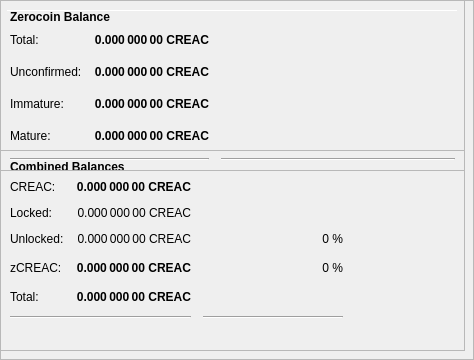
        <widget class="QFrame" name="frameObfuscation">
         <property name="minimumSize">
          <size>
           <width>0</width>
           <height>350</height>
          </size>
         </property>
         <property name="layoutDirection">
          <enum>Qt::LeftToRight</enum>
         </property>
         <property name="frameShape">
          <enum>QFrame::StyledPanel</enum>
         </property>
         <property name="frameShadow">
          <enum>QFrame::Raised</enum>
         </property>
         <widget class="QPushButton" name="runAutoDenom">
          <property name="geometry">
           <rect>
            <x>251</x>
            <y>17</y>
            <width>1</width>
            <height>1</height>
           </rect>
          </property>
          <property name="palette">
           <palette>
            <active>
             <colorrole role="WindowText">
              <brush brushstyle="SolidPattern">
               <color alpha="255">
                <red>0</red>
                <green>0</green>
                <blue>0</blue>
               </color>
              </brush>
             </colorrole>
             <colorrole role="Button">
              <brush brushstyle="SolidPattern">
               <color alpha="255">
                <red>239</red>
                <green>238</green>
                <blue>238</blue>
               </color>
              </brush>
             </colorrole>
             <colorrole role="Light">
              <brush brushstyle="SolidPattern">
               <color alpha="255">
                <red>255</red>
                <green>255</green>
                <blue>255</blue>
               </color>
              </brush>
             </colorrole>
             <colorrole role="Midlight">
              <brush brushstyle="SolidPattern">
               <color alpha="255">
                <red>247</red>
                <green>246</green>
                <blue>246</blue>
               </color>
              </brush>
             </colorrole>
             <colorrole role="Dark">
              <brush brushstyle="SolidPattern">
               <color alpha="255">
                <red>119</red>
                <green>119</green>
                <blue>119</blue>
               </color>
              </brush>
             </colorrole>
             <colorrole role="Mid">
              <brush brushstyle="SolidPattern">
               <color alpha="255">
                <red>159</red>
                <green>159</green>
                <blue>159</blue>
               </color>
              </brush>
             </colorrole>
             <colorrole role="Text">
              <brush brushstyle="SolidPattern">
               <color alpha="255">
                <red>0</red>
                <green>0</green>
                <blue>0</blue>
               </color>
              </brush>
             </colorrole>
             <colorrole role="BrightText">
              <brush brushstyle="SolidPattern">
               <color alpha="255">
                <red>255</red>
                <green>255</green>
                <blue>255</blue>
               </color>
              </brush>
             </colorrole>
             <colorrole role="ButtonText">
              <brush brushstyle="SolidPattern">
               <color alpha="255">
                <red>0</red>
                <green>0</green>
                <blue>0</blue>
               </color>
              </brush>
             </colorrole>
             <colorrole role="Base">
              <brush brushstyle="SolidPattern">
               <color alpha="255">
                <red>255</red>
                <green>255</green>
                <blue>255</blue>
               </color>
              </brush>
             </colorrole>
             <colorrole role="Window">
              <brush brushstyle="SolidPattern">
               <color alpha="255">
                <red>239</red>
                <green>238</green>
                <blue>238</blue>
               </color>
              </brush>
             </colorrole>
             <colorrole role="Shadow">
              <brush brushstyle="SolidPattern">
               <color alpha="255">
                <red>0</red>
                <green>0</green>
                <blue>0</blue>
               </color>
              </brush>
             </colorrole>
             <colorrole role="AlternateBase">
              <brush brushstyle="SolidPattern">
               <color alpha="255">
                <red>247</red>
                <green>246</green>
                <blue>246</blue>
               </color>
              </brush>
             </colorrole>
             <colorrole role="ToolTipBase">
              <brush brushstyle="SolidPattern">
               <color alpha="255">
                <red>255</red>
                <green>255</green>
                <blue>220</blue>
               </color>
              </brush>
             </colorrole>
             <colorrole role="ToolTipText">
              <brush brushstyle="SolidPattern">
               <color alpha="255">
                <red>0</red>
                <green>0</green>
                <blue>0</blue>
               </color>
              </brush>
             </colorrole>
            </active>
            <inactive>
             <colorrole role="WindowText">
              <brush brushstyle="SolidPattern">
               <color alpha="255">
                <red>0</red>
                <green>0</green>
                <blue>0</blue>
               </color>
              </brush>
             </colorrole>
             <colorrole role="Button">
              <brush brushstyle="SolidPattern">
               <color alpha="255">
                <red>239</red>
                <green>238</green>
                <blue>238</blue>
               </color>
              </brush>
             </colorrole>
             <colorrole role="Light">
              <brush brushstyle="SolidPattern">
               <color alpha="255">
                <red>255</red>
                <green>255</green>
                <blue>255</blue>
               </color>
              </brush>
             </colorrole>
             <colorrole role="Midlight">
              <brush brushstyle="SolidPattern">
               <color alpha="255">
                <red>247</red>
                <green>246</green>
                <blue>246</blue>
               </color>
              </brush>
             </colorrole>
             <colorrole role="Dark">
              <brush brushstyle="SolidPattern">
               <color alpha="255">
                <red>119</red>
                <green>119</green>
                <blue>119</blue>
               </color>
              </brush>
             </colorrole>
             <colorrole role="Mid">
              <brush brushstyle="SolidPattern">
               <color alpha="255">
                <red>159</red>
                <green>159</green>
                <blue>159</blue>
               </color>
              </brush>
             </colorrole>
             <colorrole role="Text">
              <brush brushstyle="SolidPattern">
               <color alpha="255">
                <red>0</red>
                <green>0</green>
                <blue>0</blue>
               </color>
              </brush>
             </colorrole>
             <colorrole role="BrightText">
              <brush brushstyle="SolidPattern">
               <color alpha="255">
                <red>255</red>
                <green>255</green>
                <blue>255</blue>
               </color>
              </brush>
             </colorrole>
             <colorrole role="ButtonText">
              <brush brushstyle="SolidPattern">
               <color alpha="255">
                <red>0</red>
                <green>0</green>
                <blue>0</blue>
               </color>
              </brush>
             </colorrole>
             <colorrole role="Base">
              <brush brushstyle="SolidPattern">
               <color alpha="255">
                <red>255</red>
                <green>255</green>
                <blue>255</blue>
               </color>
              </brush>
             </colorrole>
             <colorrole role="Window">
              <brush brushstyle="SolidPattern">
               <color alpha="255">
                <red>239</red>
                <green>238</green>
                <blue>238</blue>
               </color>
              </brush>
             </colorrole>
             <colorrole role="Shadow">
              <brush brushstyle="SolidPattern">
               <color alpha="255">
                <red>0</red>
                <green>0</green>
                <blue>0</blue>
               </color>
              </brush>
             </colorrole>
             <colorrole role="AlternateBase">
              <brush brushstyle="SolidPattern">
               <color alpha="255">
                <red>247</red>
                <green>246</green>
                <blue>246</blue>
               </color>
              </brush>
             </colorrole>
             <colorrole role="ToolTipBase">
              <brush brushstyle="SolidPattern">
               <color alpha="255">
                <red>255</red>
                <green>255</green>
                <blue>220</blue>
               </color>
              </brush>
             </colorrole>
             <colorrole role="ToolTipText">
              <brush brushstyle="SolidPattern">
               <color alpha="255">
                <red>0</red>
                <green>0</green>
                <blue>0</blue>
               </color>
              </brush>
             </colorrole>
            </inactive>
            <disabled>
             <colorrole role="WindowText">
              <brush brushstyle="SolidPattern">
               <color alpha="255">
                <red>119</red>
                <green>119</green>
                <blue>119</blue>
               </color>
              </brush>
             </colorrole>
             <colorrole role="Button">
              <brush brushstyle="SolidPattern">
               <color alpha="255">
                <red>239</red>
                <green>238</green>
                <blue>238</blue>
               </color>
              </brush>
             </colorrole>
             <colorrole role="Light">
              <brush brushstyle="SolidPattern">
               <color alpha="255">
                <red>255</red>
                <green>255</green>
                <blue>255</blue>
               </color>
              </brush>
             </colorrole>
             <colorrole role="Midlight">
              <brush brushstyle="SolidPattern">
               <color alpha="255">
                <red>247</red>
                <green>246</green>
                <blue>246</blue>
               </color>
              </brush>
             </colorrole>
             <colorrole role="Dark">
              <brush brushstyle="SolidPattern">
               <color alpha="255">
                <red>119</red>
                <green>119</green>
                <blue>119</blue>
               </color>
              </brush>
             </colorrole>
             <colorrole role="Mid">
              <brush brushstyle="SolidPattern">
               <color alpha="255">
                <red>159</red>
                <green>159</green>
                <blue>159</blue>
               </color>
              </brush>
             </colorrole>
             <colorrole role="Text">
              <brush brushstyle="SolidPattern">
               <color alpha="255">
                <red>119</red>
                <green>119</green>
                <blue>119</blue>
               </color>
              </brush>
             </colorrole>
             <colorrole role="BrightText">
              <brush brushstyle="SolidPattern">
               <color alpha="255">
                <red>255</red>
                <green>255</green>
                <blue>255</blue>
               </color>
              </brush>
             </colorrole>
             <colorrole role="ButtonText">
              <brush brushstyle="SolidPattern">
               <color alpha="255">
                <red>119</red>
                <green>119</green>
                <blue>119</blue>
               </color>
              </brush>
             </colorrole>
             <colorrole role="Base">
              <brush brushstyle="SolidPattern">
               <color alpha="255">
                <red>239</red>
                <green>238</green>
                <blue>238</blue>
               </color>
              </brush>
             </colorrole>
             <colorrole role="Window">
              <brush brushstyle="SolidPattern">
               <color alpha="255">
                <red>239</red>
                <green>238</green>
                <blue>238</blue>
               </color>
              </brush>
             </colorrole>
             <colorrole role="Shadow">
              <brush brushstyle="SolidPattern">
               <color alpha="255">
                <red>0</red>
                <green>0</green>
                <blue>0</blue>
               </color>
              </brush>
             </colorrole>
             <colorrole role="AlternateBase">
              <brush brushstyle="SolidPattern">
               <color alpha="255">
                <red>239</red>
                <green>238</green>
                <blue>238</blue>
               </color>
              </brush>
             </colorrole>
             <colorrole role="ToolTipBase">
              <brush brushstyle="SolidPattern">
               <color alpha="255">
                <red>255</red>
                <green>255</green>
                <blue>220</blue>
               </color>
              </brush>
             </colorrole>
             <colorrole role="ToolTipText">
              <brush brushstyle="SolidPattern">
               <color alpha="255">
                <red>0</red>
                <green>0</green>
                <blue>0</blue>
               </color>
              </brush>
             </colorrole>
            </disabled>
           </palette>
          </property>
          <property name="focusPolicy">
           <enum>Qt::NoFocus</enum>
          </property>
          <property name="autoFillBackground">
           <bool>true</bool>
          </property>
          <property name="text">
           <string/>
          </property>
          <property name="flat">
           <bool>true</bool>
          </property>
         </widget>
         <widget class="Line" name="line">
          <property name="geometry">
           <rect>
            <x>7</x>
            <y>10</y>
            <width>451</width>
            <height>1</height>
           </rect>
          </property>
          <property name="orientation">
           <enum>Qt::Horizontal</enum>
          </property>
         </widget>
         <widget class="QFrame" name="frame_3">
          <property name="geometry">
           <rect>
            <x>0</x>
            <y>150</y>
            <width>465</width>
            <height>201</height>
           </rect>
          </property>
          <property name="frameShape">
           <enum>QFrame::StyledPanel</enum>
          </property>
          <property name="frameShadow">
           <enum>QFrame::Raised</enum>
          </property>
          <layout class="QVBoxLayout" name="verticalLayout_5">
           <item>
            <layout class="QHBoxLayout" name="horizontalLayout_5" stretch="0">
             <item>
              <widget class="QLabel" name="label_5z">
               <property name="maximumSize">
                <size>
                 <width>16777215</width>
                 <height>20</height>
                </size>
               </property>
               <property name="font">
                <font>
                 <weight>75</weight>
                 <bold>true</bold>
                </font>
               </property>
               <property name="toolTip">
                <string>Combined Balances (including unconfirmed and immature coins)</string>
               </property>
               <property name="text">
                <string>&lt;html&gt;&lt;head/&gt;&lt;body&gt;&lt;p&gt;Combined Balances&lt;/p&gt;&lt;/body&gt;&lt;/html&gt;</string>
               </property>
              </widget>
             </item>
            </layout>
           </item>
           <item>
            <layout class="QGridLayout" name="gridLayout_3">
             <property name="spacing">
              <number>12</number>
             </property>
             <item row="7" column="0" colspan="2">
              <widget class="Line" name="lineSpendableBalance_3">
               <property name="orientation">
                <enum>Qt::Horizontal</enum>
               </property>
              </widget>
             </item>
             <item row="7" column="2">
              <widget class="Line" name="lineWatchBalance_3">
               <property name="sizePolicy">
                <sizepolicy hsizetype="Preferred" vsizetype="Fixed">
                 <horstretch>0</horstretch>
                 <verstretch>0</verstretch>
                </sizepolicy>
               </property>
               <property name="minimumSize">
                <size>
                 <width>140</width>
                 <height>0</height>
                </size>
               </property>
               <property name="orientation">
                <enum>Qt::Horizontal</enum>
               </property>
              </widget>
             </item>
             <item row="4" column="1">
              <widget class="QLabel" name="labelzBalancez">
               <property name="font">
                <font>
                 <weight>75</weight>
                 <bold>true</bold>
                </font>
               </property>
               <property name="cursor">
                <cursorShape>IBeamCursor</cursorShape>
               </property>
               <property name="toolTip">
                <string>Total of transactions that have yet to be confirmed, and do not yet count toward the spendable balance</string>
               </property>
               <property name="text">
                <string notr="true">0.000 000 00 CREAC</string>
               </property>
               <property name="alignment">
                <set>Qt::AlignRight|Qt::AlignTrailing|Qt::AlignVCenter</set>
               </property>
               <property name="textInteractionFlags">
                <set>Qt::LinksAccessibleByMouse|Qt::TextSelectableByKeyboard|Qt::TextSelectableByMouse</set>
               </property>
              </widget>
             </item>
             <item row="6" column="1">
              <widget class="QLabel" name="labelTotalz">
               <property name="font">
                <font>
                 <weight>75</weight>
                 <bold>true</bold>
                </font>
               </property>
               <property name="cursor">
                <cursorShape>IBeamCursor</cursorShape>
               </property>
               <property name="toolTip">
                <string>Total Balance, including unconfirmed and immature coins.</string>
               </property>
               <property name="text">
                <string notr="true">0.000 000 00 CREAC</string>
               </property>
               <property name="alignment">
                <set>Qt::AlignRight|Qt::AlignTrailing|Qt::AlignVCenter</set>
               </property>
               <property name="textInteractionFlags">
                <set>Qt::LinksAccessibleByMouse|Qt::TextSelectableByKeyboard|Qt::TextSelectableByMouse</set>
               </property>
              </widget>
             </item>
             <item row="4" column="3">
              <spacer name="horizontalSpacer_6">
               <property name="orientation">
                <enum>Qt::Horizontal</enum>
               </property>
               <property name="sizeHint" stdset="0">
                <size>
                 <width>40</width>
                 <height>20</height>
                </size>
               </property>
              </spacer>
             </item>
             <item row="6" column="0">
              <widget class="QLabel" name="labelTotalTextz">
               <property name="text">
                <string>Total:</string>
               </property>
              </widget>
             </item>
             <item row="1" column="0">
              <widget class="QLabel" name="labelBalanceTextz">
               <property name="text">
                <string>CREAC:</string>
               </property>
              </widget>
             </item>
             <item row="1" column="1">
              <widget class="QLabel" name="labelBalancez">
               <property name="font">
                <font>
                 <weight>75</weight>
                 <bold>true</bold>
                </font>
               </property>
               <property name="cursor">
                <cursorShape>IBeamCursor</cursorShape>
               </property>
               <property name="toolTip">
                <string>Your current spendable balance</string>
               </property>
               <property name="text">
                <string notr="true">0.000 000 00 CREAC</string>
               </property>
               <property name="alignment">
                <set>Qt::AlignRight|Qt::AlignTrailing|Qt::AlignVCenter</set>
               </property>
               <property name="textInteractionFlags">
                <set>Qt::LinksAccessibleByMouse|Qt::TextSelectableByKeyboard|Qt::TextSelectableByMouse</set>
               </property>
              </widget>
             </item>
             <item row="4" column="0">
              <widget class="QLabel" name="labelzBalanceTextz">
               <property name="toolTip">
                <string/>
               </property>
               <property name="text">
                <string>zCREAC:</string>
               </property>
              </widget>
             </item>
             <item row="4" column="2">
              <widget class="QLabel" name="labelzCREACPercent">
               <property name="toolTip">
                <string>Current percentage of zCREAC.
If AutoMint is enabled this percentage will settle around the configured AutoMint percentage (default = 10%)</string>
               </property>
               <property name="text">
                <string>0 %</string>
               </property>
               <property name="alignment">
                <set>Qt::AlignRight|Qt::AlignTrailing|Qt::AlignVCenter</set>
               </property>
              </widget>
             </item>
             <item row="6" column="2">
              <widget class="QLabel" name="label100Percent">
               <property name="text">
                <string/>
               </property>
               <property name="alignment">
                <set>Qt::AlignRight|Qt::AlignTrailing|Qt::AlignVCenter</set>
               </property>
              </widget>
             </item>
             <item row="2" column="1">
              <widget class="QLabel" name="labelLockedBalance">
               <property name="toolTip">
                <string>Locked CREAC or Masternode collaterals. These are excluded from zCREAC minting.</string>
               </property>
               <property name="text">
                <string>0.000 000 00 CREAC</string>
               </property>
               <property name="alignment">
                <set>Qt::AlignRight|Qt::AlignTrailing|Qt::AlignVCenter</set>
               </property>
              </widget>
             </item>
             <item row="2" column="0">
              <widget class="QLabel" name="labelLockedBalanceText">
               <property name="toolTip">
                <string>Locked CREAC or Masternode collaterals. These are excluded from zCREAC minting.</string>
               </property>
               <property name="text">
                <string>Locked:</string>
               </property>
              </widget>
             </item>
             <item row="3" column="0">
              <widget class="QLabel" name="labelUnLockedBalanceText">
               <property name="toolTip">
                <string>Unlocked CREACs. These can be used for zCREAC minting.</string>
               </property>
               <property name="text">
                <string>Unlocked:</string>
               </property>
              </widget>
             </item>
             <item row="3" column="1">
              <widget class="QLabel" name="labelUnLockedBalance">
               <property name="toolTip">
                <string>Unlocked CREACs. These can be used for zCREAC minting.</string>
               </property>
               <property name="text">
                <string>0.000 000 00 CREAC</string>
               </property>
               <property name="alignment">
                <set>Qt::AlignRight|Qt::AlignTrailing|Qt::AlignVCenter</set>
               </property>
              </widget>
             </item>
             <item row="3" column="2">
              <widget class="QLabel" name="labelCREACPercent">
               <property name="text">
                <string>0 %</string>
               </property>
               <property name="alignment">
                <set>Qt::AlignRight|Qt::AlignTrailing|Qt::AlignVCenter</set>
               </property>
              </widget>
             </item>
            </layout>
           </item>
           <item>
            <spacer name="verticalSpacer">
             <property name="orientation">
              <enum>Qt::Vertical</enum>
             </property>
             <property name="sizeHint" stdset="0">
              <size>
               <width>20</width>
               <height>40</height>
              </size>
             </property>
            </spacer>
           </item>
          </layout>
         </widget>
         <widget class="QFrame" name="frame_4">
          <property name="geometry">
           <rect>
            <x>0</x>
            <y>0</y>
            <width>465</width>
            <height>171</height>
           </rect>
          </property>
          <property name="frameShape">
           <enum>QFrame::StyledPanel</enum>
          </property>
          <property name="frameShadow">
           <enum>QFrame::Raised</enum>
          </property>
          <layout class="QVBoxLayout" name="verticalLayout_7">
           <item>
            <layout class="QHBoxLayout" name="horizontalLayout_8" stretch="0">
             <item>
              <widget class="QLabel" name="label_5z_3">
               <property name="maximumSize">
                <size>
                 <width>16777215</width>
                 <height>20</height>
                </size>
               </property>
               <property name="font">
                <font>
                 <weight>75</weight>
                 <bold>true</bold>
                </font>
               </property>
               <property name="text">
                <string>Zerocoin Balance</string>
               </property>
              </widget>
             </item>
            </layout>
           </item>
           <item>
            <layout class="QGridLayout" name="gridLayout_5">
             <property name="spacing">
              <number>12</number>
             </property>
             <item row="4" column="0">
              <widget class="QLabel" name="labelzBalanceMatureText">
               <property name="toolTip">
                <string>Mature: more than 20 confirmation and more than 3 mints of the same denomination after it was minted.
These zCREAC are spendable.</string>
               </property>
               <property name="text">
                <string>Mature:</string>
               </property>
              </widget>
             </item>
             <item row="5" column="0" colspan="2">
              <widget class="Line" name="lineSpendableBalance_5">
               <property name="orientation">
                <enum>Qt::Horizontal</enum>
               </property>
              </widget>
             </item>
             <item row="1" column="1">
              <widget class="QLabel" name="labelzBalance">
               <property name="font">
                <font>
                 <weight>75</weight>
                 <bold>true</bold>
                </font>
               </property>
               <property name="cursor">
                <cursorShape>IBeamCursor</cursorShape>
               </property>
               <property name="toolTip">
                <string>All available zCREAC, unconfirmed and immature zCREAC included.</string>
               </property>
               <property name="text">
                <string notr="true">0.000 000 00 CREAC</string>
               </property>
               <property name="alignment">
                <set>Qt::AlignRight|Qt::AlignTrailing|Qt::AlignVCenter</set>
               </property>
               <property name="textInteractionFlags">
                <set>Qt::LinksAccessibleByMouse|Qt::TextSelectableByKeyboard|Qt::TextSelectableByMouse</set>
               </property>
              </widget>
             </item>
             <item row="5" column="2">
              <widget class="Line" name="lineWatchBalance_5">
               <property name="sizePolicy">
                <sizepolicy hsizetype="Preferred" vsizetype="Fixed">
                 <horstretch>0</horstretch>
                 <verstretch>0</verstretch>
                </sizepolicy>
               </property>
               <property name="minimumSize">
                <size>
                 <width>140</width>
                 <height>0</height>
                </size>
               </property>
               <property name="orientation">
                <enum>Qt::Horizontal</enum>
               </property>
              </widget>
             </item>
             <item row="1" column="0">
              <widget class="QLabel" name="labelzBalanceText">
               <property name="toolTip">
                <string>All available zCREAC, unconfirmed and immature zCREAC included.</string>
               </property>
               <property name="text">
                <string>Total:</string>
               </property>
              </widget>
             </item>
             <item row="1" column="2">
              <spacer name="horizontalSpacer_8">
               <property name="orientation">
                <enum>Qt::Horizontal</enum>
               </property>
               <property name="sizeHint" stdset="0">
                <size>
                 <width>40</width>
                 <height>20</height>
                </size>
               </property>
              </spacer>
             </item>
             <item row="4" column="2">
              <spacer name="horizontalSpacer_4">
               <property name="orientation">
                <enum>Qt::Horizontal</enum>
               </property>
               <property name="sizeHint" stdset="0">
                <size>
                 <width>40</width>
                 <height>20</height>
                </size>
               </property>
              </spacer>
             </item>
             <item row="4" column="1">
              <widget class="QLabel" name="labelzBalanceMature">
               <property name="font">
                <font>
                 <weight>75</weight>
                 <bold>true</bold>
                </font>
               </property>
               <property name="toolTip">
                <string>Mature: more than 20 confirmation and more than 3 mints of the same denomination after it was minted.
These zCREAC are spendable.</string>
               </property>
               <property name="text">
                <string>0.000 000 00 CREAC</string>
               </property>
               <property name="alignment">
                <set>Qt::AlignRight|Qt::AlignTrailing|Qt::AlignVCenter</set>
               </property>
              </widget>
             </item>
             <item row="2" column="0">
              <widget class="QLabel" name="labelzBalanceUnconfirmedText">
               <property name="toolTip">
                <string>Unconfirmed: less than 20 confirmations
Immature: confirmed, but less than 3 mints of the same denomination after it was minted</string>
               </property>
               <property name="text">
                <string>Unconfirmed:</string>
               </property>
              </widget>
             </item>
             <item row="2" column="1">
              <widget class="QLabel" name="labelzBalanceUnconfirmed">
               <property name="font">
                <font>
                 <weight>75</weight>
                 <bold>true</bold>
                </font>
               </property>
               <property name="toolTip">
                <string>Unconfirmed: less than 20 confirmations
Immature: confirmed, but less than 3 mints of the same denomination after it was minted</string>
               </property>
               <property name="text">
                <string>0.000 000 00 CREAC</string>
               </property>
               <property name="alignment">
                <set>Qt::AlignRight|Qt::AlignTrailing|Qt::AlignVCenter</set>
               </property>
              </widget>
             </item>
             <item row="2" column="2">
              <spacer name="horizontalSpacer_5">
               <property name="orientation">
                <enum>Qt::Horizontal</enum>
               </property>
               <property name="sizeHint" stdset="0">
                <size>
                 <width>40</width>
                 <height>20</height>
                </size>
               </property>
              </spacer>
             </item>
             <item row="3" column="0">
              <widget class="QLabel" name="labelzBalanceImmatureText">
               <property name="toolTip">
                <string>Unconfirmed: less than 20 confirmations
Immature: confirmed, but less than 3 mints of the same denomination after it was minted</string>
               </property>
               <property name="text">
                <string>Immature:</string>
               </property>
              </widget>
             </item>
             <item row="3" column="1">
              <widget class="QLabel" name="labelzBalanceImmature">
               <property name="font">
                <font>
                 <weight>75</weight>
                 <bold>true</bold>
                </font>
               </property>
               <property name="toolTip">
                <string>Unconfirmed: less than 20 confirmations
Immature: confirmed, but less than 3 mints of the same denomination after it was minted</string>
               </property>
               <property name="text">
                <string>0.000 000 00 CREAC</string>
               </property>
               <property name="alignment">
                <set>Qt::AlignRight|Qt::AlignTrailing|Qt::AlignVCenter</set>
               </property>
              </widget>
             </item>
             <item row="3" column="2">
              <spacer name="horizontalSpacer_7">
               <property name="orientation">
                <enum>Qt::Horizontal</enum>
               </property>
               <property name="sizeHint" stdset="0">
                <size>
                 <width>40</width>
                 <height>20</height>
                </size>
               </property>
              </spacer>
             </item>
            </layout>
           </item>
          </layout>
         </widget>
        </widget>
